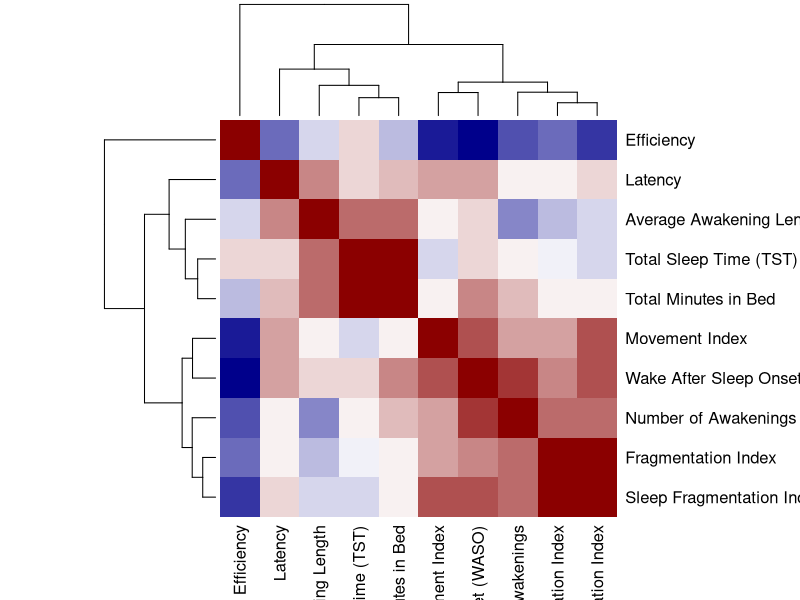
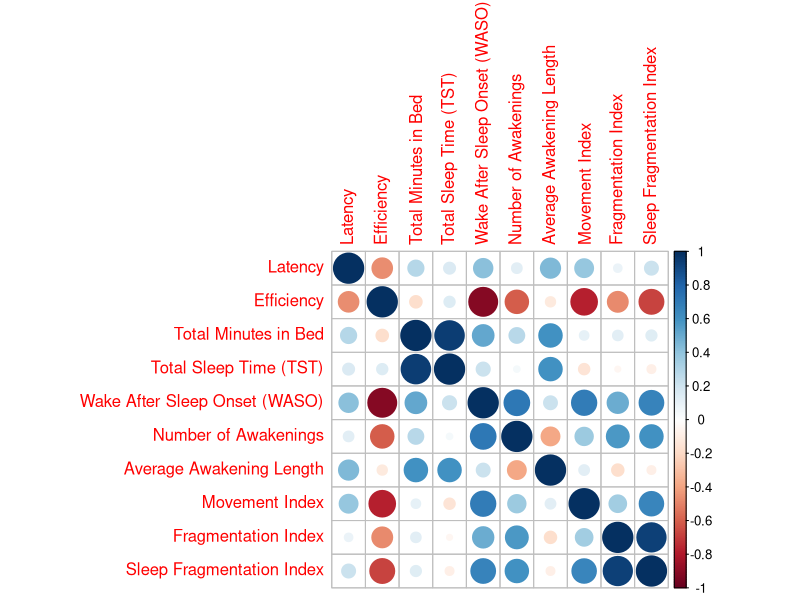

Generate these figures, in order, with R:
## ---- chunk 1
library(Hmisc)
library(corrplot)
sleep_data <- read.csv('data/raw/multilevel-monitoring-of-activity-and-sleep-in-healthy-people-1.0.0/main_sleep.csv')

sleep_data <- as.data.frame(t(sleep_data))
colnames(sleep_data) <- sleep_data[1, ]
sleep_data <- sleep_data[-1, ]

#removing variables with time entries of format hh::mm
sleep_subset <- subset(sleep_data, select = -c(1,3,5))

# converting all values that are not time readings to numeric type
sleep_subset[,4:length(sleep_subset)] <- sapply( sleep_subset[,4:length(sleep_subset)], as.numeric)
mydata <- sleep_subset[,4:length(sleep_subset)]
mydata.rcorr = rcorr(as.matrix(mydata))
mydata.coeff = mydata.rcorr$r
mydata.p = mydata.rcorr$P
palette = colorRampPalette(c("darkblue", "white", "darkred")) (20)
heatmap(x = mydata.coeff, col = palette, symm = TRUE)
corrplot(mydata.coeff)
